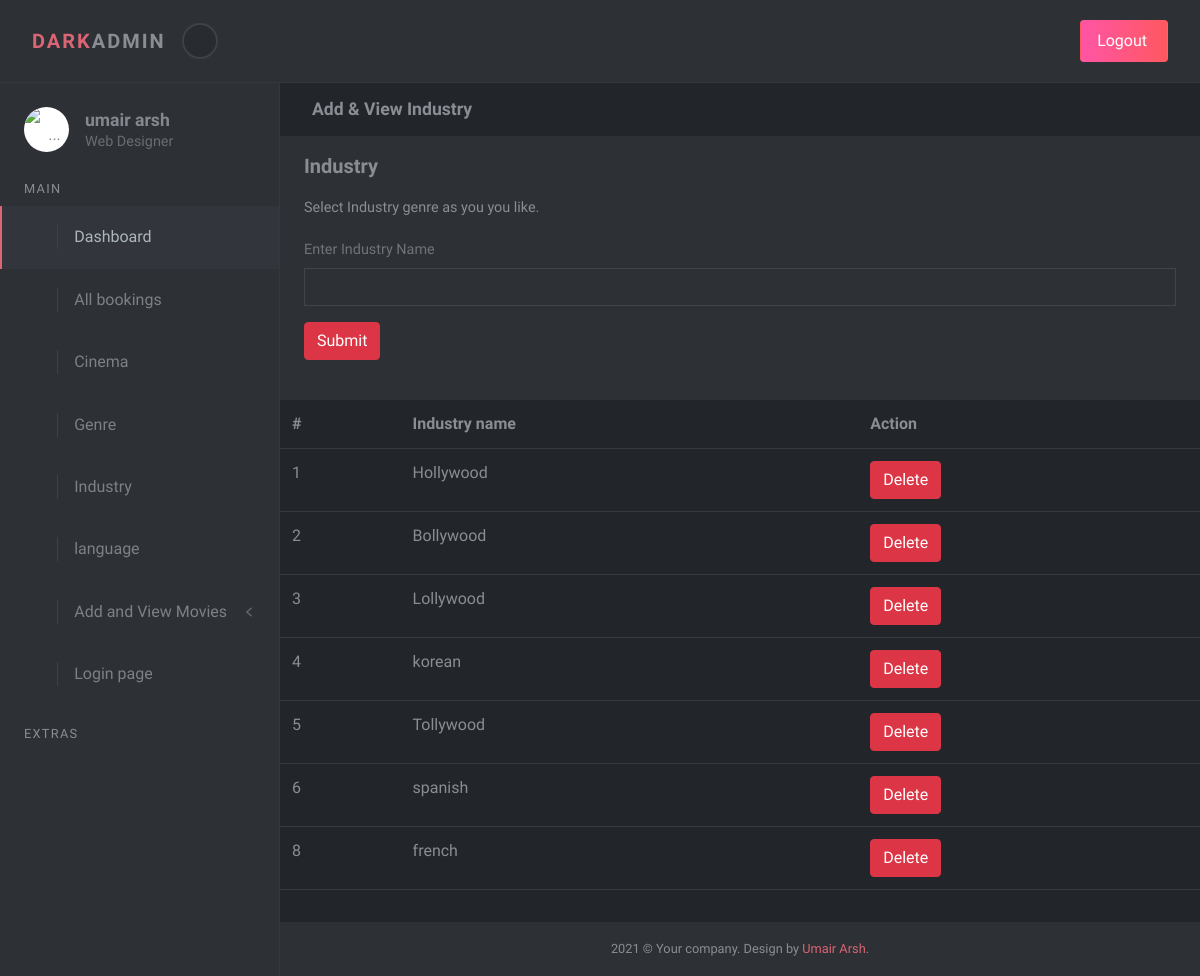
The page /ad/industry.php on the database its author committed.
### tables this page shows
CREATE TABLE `tblindustry` (
  `industry_id` int(11) NOT NULL,
  `industry_name` text NOT NULL
);

### ad/industry.php (the view, shortened to what this page needs)
<?php
include 'adh.php';
?>
<div class="page-content">
        <div class="page-header">
          <div class="container-fluid my-3">
            <h2 class="h5 no-margin-bottom">Add & View Industry</h2>
          </div>
        </div>
    <div class="col-lg-12 ">
    <div class="block">
                <div class="card">
                  <div class="card-header">
                    <h3 class="h4 mb-0">Industry</h3>
                  </div>
                  <div class="card-body pt-0">
                    <p class="text-sm">Select Industry genre as you you like.</p>
                    <form method="post">
                      <div class="mb-3">
                        <label class="form-label" >Enter Industry Name</label>
                        <input class="form-control" name="industry_name"  type="text" required >
                        <input type="submit" class="btn btn-danger mt-3" name="btnindustry" >
                      </div>
                    </form>
                  </div>
                </div>
              </div>
              </div>
            <div class="col-lg-12">
              <div class="block">
                <div class="table-responsive">
                  <table class="table table-stripped table-hover">
                    <thead>
                      <tr>
                        <th>#</th>
                        <th>Industry name</th>
                        <th>Action</th>
                      </tr>
                    </thead>
                      <?php
                      $select=mysqli_query($con,"select * from tblindustry");
                      foreach($select as $data){
                        echo "
                        <tbody>
                        <tr>
                                <td>$data[industry_id]</td>
                                <td>$data[industry_name]</td>
                                <td>
                                <a href='industrydel.php?A=$data[industry_id]' class='btn btn-danger'>Delete</a>
                                </td>
                            </tr>
                            </tbody>";
                      }
                      ?>
                  </table>
                </div>
              </div>
            </div>
<?php
include 'adf.php';
?>

### rows shown on the page
tblindustry: industry_id "1", industry_name "Hollywood"
tblindustry: industry_id "2", industry_name "Bollywood"
tblindustry: industry_id "3", industry_name "Lollywood"
tblindustry: industry_id "4", industry_name "korean"
tblindustry: industry_id "5", industry_name "Tollywood"
tblindustry: industry_id "6", industry_name "spanish"
tblindustry: industry_id "8", industry_name "french"
